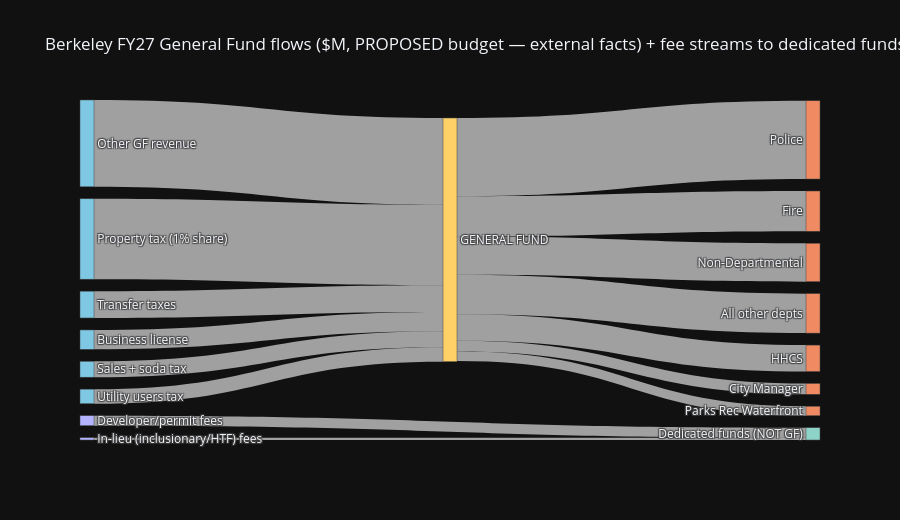

Here is the notebook cell this chart was saved with:
### Markdown cell above
## §6 — Flow of city revenues (Sankey 1): the FY27 General Fund, external-facts layer
📝 **Before.** This is the *context* diagram — Berkeley's PROPOSED FY27 GF revenue mix flowing into the
GF and out to departments, drawn from the baseline's external-facts (May-14-2026 budget presentation,
provenance in the baseline JSON). Developer fees and in-lieu fees are drawn to their DEDICATED funds —
they never enter the GF, which is exactly why they can't help the $30M operating deficit.

### Code cell
rev = ext['gf_revenues_fy27_m']['value']; spend = ext['gf_spend_fy27_m']['value']
labels = ['Property tax (1% share)', 'Transfer taxes', 'Business license', 'Sales + soda tax',
          'Utility users tax', 'Other GF revenue', 'GENERAL FUND',
          'Police', 'Fire', 'Non-Departmental', 'HHCS', 'City Manager', 'Parks Rec Waterfront', 'All other depts',
          'Developer/permit fees', 'In-lieu (inclusionary/HTF) fees', 'Dedicated funds (NOT GF)']
GF = 6
src = [0,1,2,3,4,5, GF,GF,GF,GF,GF,GF,GF, 14,15]
dst = [GF]*6 + [7,8,9,10,11,12,13] + [16,16]
val = [rev['property_tax'], rev['transfer_taxes'], rev['business_license'], rev['sales_and_soda'],
       rev['utility_users'], rev['other'],
       spend['Police'], spend['Fire'], spend['Non-Departmental'], spend['HHCS'],
       spend['City Manager'], spend['Parks Rec Waterfront'], spend['All other'],
       12.9, 3.0]   # fee-stream scale: Accela aggregates (derived, thin) + HTF-order-of-magnitude — see After note
fig = go.Figure(go.Sankey(
    node=dict(label=labels, pad=12, thickness=14,
              color=['#7ec8e3']*6 + ['#ffd166'] + ['#ef8a62']*7 + ['#b3b3ff']*2 + ['#8dd3c7']),
    link=dict(source=src, target=dst, value=val)))
fig.update_layout(template='plotly_dark', height=520,
                  title='Berkeley FY27 General Fund flows ($M, PROPOSED budget — external facts) + fee streams to dedicated funds')
fig.show()
print('GF revenue total $%.1fM / spend total $%.1fM (proposed FY27; source in baseline external_facts)' % (rev['total'], spend['total']))

### Figure 1 — Plotly figure (JSON) as saved in the notebook; plotly's stock layout.template omitted (floating-point values rounded to 4 significant figures)
{"data": [{"link": {"source": [0, 1, 2, 3, 4, 5, 6, 6, 6, 6, 6, 6, 6, 14, 15], "target": [6, 6, 6, 6, 6, 6, 7, 8, 9, 10, 11, 12, 13, 16, 16], "value": [103.9, 34.6, 25.0, 20.5, 18.75, 112.2, 101.1, 52.0, 49.6, 34.1, 13.9, 12.2, 51.0, 12.9, 3.0]}, "node": {"color": ["#7ec8e3", "#7ec8e3", "#7ec8e3", "#7ec8e3", "#7ec8e3", "#7ec8e3", "#ffd166", "#ef8a62", "#ef8a62", "#ef8a62", "#ef8a62", "#ef8a62", "#ef8a62", "#ef8a62", "#b3b3ff", "#b3b3ff", "#8dd3c7"], "label": ["Property tax (1% share)", "Transfer taxes", "Business license", "Sales + soda tax", "Utility users tax", "Other GF revenue", "GENERAL FUND", "Police", "Fire", "Non-Departmental", "HHCS", "City Manager", "Parks Rec Waterfront", "All other depts", "Developer/permit fees", "In-lieu (inclusionary/HTF) fees", "Dedicated funds (NOT GF)"], "pad": 12, "thickness": 14}, "type": "sankey"}], "layout": {"height": 520, "title": {"text": "Berkeley FY27 General Fund flows ($M, PROPOSED budget — external facts) + fee streams to dedicated funds"}}}
